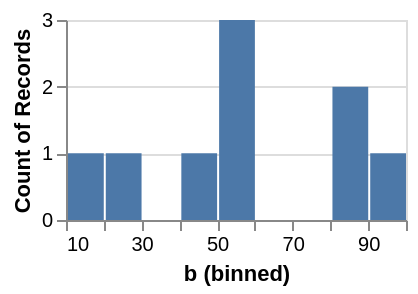

Write the Vega-Lite specification saved for this chart.
### Vega specification from a JSON file in a GitHub repository (floating-point values rounded to 4 significant figures)
{"$schema": "https://vega.github.io/schema/vega/v6.json", "background": "white", "padding": 5, "width": 170, "height": 100, "style": "cell", "data": [{"name": "source_0", "values": [{"a": "A", "b": 28, "c": 5, "g": "x"}, {"a": "B", "b": 55, "c": 9, "g": "y"}, {"a": "C", "b": 43, "c": 2, "g": "x"}, {"a": "D", "b": 91, "c": 7, "g": "y"}, {"a": "E", "b": 81, "c": 4, "g": "x"}, {"a": "F", "b": 53, "c": 6, "g": "y"}, {"a": "G", "b": 19, "c": 8, "g": "x"}, {"a": "H", "b": 87, "c": 1, "g": "y"}, {"a": "I", "b": 52, "c": 3, "g": "x"}]}, {"name": "data_0", "source": "source_0", "transform": [{"type": "extent", "field": "b", "signal": "bin_maxbins_10_b_extent"}, {"type": "bin", "field": "b", "as": ["bin_maxbins_10_b", "bin_maxbins_10_b_end"], "signal": "bin_maxbins_10_b_bins", "extent": {"signal": "bin_maxbins_10_b_extent"}, "maxbins": 10}, {"type": "aggregate", "groupby": ["bin_maxbins_10_b", "bin_maxbins_10_b_end"], "ops": ["count"], "fields": [null], "as": ["__count"]}, {"type": "filter", "expr": "isValid(datum[\"bin_maxbins_10_b\"]) && isFinite(+datum[\"bin_maxbins_10_b\"])"}]}], "marks": [{"name": "marks", "type": "rect", "style": ["bar"], "from": {"data": "data_0"}, "encode": {"update": {"fill": {"value": "#4c78a8"}, "ariaRoleDescription": {"value": "bar"}, "description": {"signal": "\"b (binned): \" + (!isValid(datum[\"bin_maxbins_10_b\"]) || !isFinite(+datum[\"bin_maxbins_10_b\"]) ? \"null\" : format(datum[\"bin_maxbins_10_b\"], \"\") + \" – \" + format(datum[\"bin_maxbins_10_b_end\"], \"\")) + \"; Count of Records: \" + (format(datum[\"__count\"], \"\"))"}, "x2": {"scale": "x", "field": "bin_maxbins_10_b", "offset": {"signal": "0.5 + (abs(scale(\"x\", datum[\"bin_maxbins_10_b_end\"]) - scale(\"x\", datum[\"bin_maxbins_10_b\"])) < 0.25 ? -0.5 * (0.25 - (abs(scale(\"x\", datum[\"bin_maxbins_10_b_end\"]) - scale(\"x\", datum[\"bin_maxbins_10_b\"])))) : 0.5)"}}, "x": {"scale": "x", "field": "bin_maxbins_10_b_end", "offset": {"signal": "0.5 + (abs(scale(\"x\", datum[\"bin_maxbins_10_b_end\"]) - scale(\"x\", datum[\"bin_maxbins_10_b\"])) < 0.25 ? 0.5 * (0.25 - (abs(scale(\"x\", datum[\"bin_maxbins_10_b_end\"]) - scale(\"x\", datum[\"bin_maxbins_10_b\"])))) : -0.5)"}}, "y": {"scale": "y", "field": "__count"}, "y2": {"scale": "y", "value": 0}}}}], "scales": [{"name": "x", "type": "linear", "domain": {"signal": "[bin_maxbins_10_b_bins.start, bin_maxbins_10_b_bins.stop]"}, "range": [0, {"signal": "width"}], "bins": {"signal": "bin_maxbins_10_b_bins"}, "zero": false}, {"name": "y", "type": "linear", "domain": {"data": "data_0", "field": "__count"}, "range": [{"signal": "height"}, 0], "nice": true, "zero": true}], "axes": [{"scale": "y", "orient": "left", "gridScale": "x", "grid": true, "tickCount": {"signal": "ceil(height/40)"}, "domain": false, "labels": false, "aria": false, "maxExtent": 0, "minExtent": 0, "ticks": false, "zindex": 0}, {"scale": "x", "orient": "bottom", "grid": false, "title": "b (binned)", "labelFlush": true, "labelOverlap": true, "tickCount": {"signal": "ceil(width/10)"}, "zindex": 0}, {"scale": "y", "orient": "left", "grid": false, "title": "Count of Records", "labelOverlap": true, "tickCount": {"signal": "ceil(height/40)"}, "zindex": 0}]}
